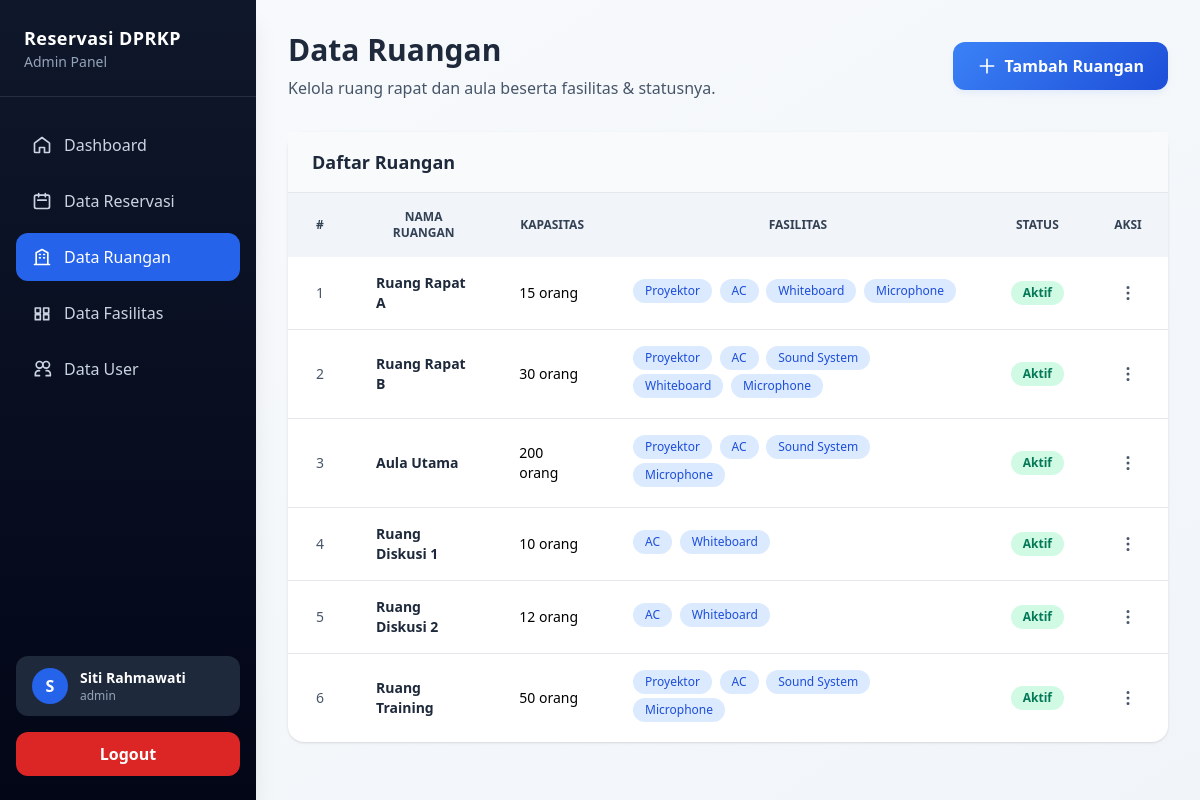
/admin/room/index.php (signed in), run on the app's committed database.
### tables this page shows
CREATE TABLE ruangan (
  id INT UNSIGNED AUTO_INCREMENT PRIMARY KEY,
  nama_ruangan VARCHAR(100) NOT NULL UNIQUE,
  kapasitas INT NOT NULL,
  status ENUM('Aktif','Nonaktif','Perawatan') DEFAULT 'Aktif',
  created_at TIMESTAMP DEFAULT CURRENT_TIMESTAMP
);

### admin/room/index.php (the view, shortened to what this page needs)
<?php
include '../../config/koneksi.php';
$query = mysqli_query($koneksi, "
  SELECT
    r.*,
    GROUP_CONCAT(f.nama SEPARATOR ', ') AS fasilitas
  FROM ruangan r
  LEFT JOIN ruangan_fasilitas rf ON r.id = rf.ruangan_id
  LEFT JOIN fasilitas f ON rf.fasilitas_id = f.id
  GROUP BY r.id
  ORDER BY r.created_at DESC
");
?>
<!DOCTYPE html>
<html lang="id">
<head>
  <script src="https://cdn.tailwindcss.com"></script>
</head>
<body class="bg-gradient-to-br from-slate-50 to-slate-100 min-h-screen">
  <?php include '../../includes/layouts/sidebar.php'; ?>
  <div class="main-content p-4 sm:p-6 lg:p-8">
    <div class="flex flex-col sm:flex-row sm:items-center sm:justify-between gap-4 mb-8">
      <div>
        <h1 class="text-3xl font-bold text-slate-800 mb-2">Data Ruangan</h1>
        <p class="text-slate-600">
          Kelola ruang rapat dan aula beserta fasilitas & statusnya.
        </p>
      </div>
      <a href="create.php"
        class="btn-primary inline-flex items-center gap-2 text-white px-6 py-3 rounded-xl font-semibold transition hover:scale-105">
        <svg class="w-5 h-5" fill="none" stroke="currentColor" viewBox="0 0 24 24">
          <path stroke-linecap="round" stroke-linejoin="round" stroke-width="2"
            d="M12 4v16m8-8H4" />
        </svg>
        Tambah Ruangan
      </a>
    </div>
    <div class="bg-white rounded-2xl shadow overflow-visible">
      <div class="px-6 py-4 bg-slate-50 border-b">
        <h2 class="text-lg font-semibold text-slate-800">Daftar Ruangan</h2>
      </div>
      <table class="min-w-full text-sm">
        <thead class="bg-slate-100 text-slate-700 uppercase text-xs">
          <tr>
            <th class="px-6 py-4 text-center w-16">#</th>
            <th class="px-6 py-4">Nama Ruangan</th>
            <th class="px-6 py-4">Kapasitas</th>
            <th class="px-6 py-4">Fasilitas</th>
            <th class="px-6 py-4">Status</th>
            <th class="px-6 py-4 text-center w-20">Aksi</th>
          </tr>
        </thead>
        <tbody class="divide-y">
          <?php if (mysqli_num_rows($query) > 0): ?>
            <?php $no = 1; ?>
            <?php while ($row = mysqli_fetch_assoc($query)): ?>
              <tr class="hover:bg-slate-50 transition">
                <td class="px-6 py-4 text-center font-medium text-slate-600">
                  <?= $no++; ?>
                </td>
                <td class="px-6 py-4 font-semibold text-slate-800">
                  <?= htmlspecialchars($row['nama_ruangan']); ?>
                </td>
                <td class="px-6 py-4">
                  <?= $row['kapasitas']; ?> orang
                </td>
                <td class="px-6 py-4">
                  <?php if ($row['fasilitas']): ?>
                    <?php foreach (explode(', ', $row['fasilitas']) as $f): ?>
                      <span
                        class="inline-flex items-center px-3 py-1 rounded-full text-xs font-medium bg-blue-100 text-blue-700 mr-1 mb-1">
                        <?= htmlspecialchars($f); ?>
                      </span>
                    <?php endforeach; ?>
                  <?php else: ?>
                    <span class="text-slate-400 italic">Tidak ada</span>
                  <?php endif; ?>
                </td>
                <td class="px-6 py-4">
                  <?php
                  $statusClass = match ($row['status']) {
                    'Aktif' => 'bg-emerald-100 text-emerald-700',
                    'Nonaktif' => 'bg-slate-200 text-slate-600',
                    'Perawatan' => 'bg-amber-100 text-amber-700',
                    default => 'bg-slate-100 text-slate-600'
                  };
                  ?>
                  <span class="inline-flex px-3 py-1 rounded-full text-xs font-semibold <?= $statusClass; ?>">
                    <?= $row['status']; ?>
                  </span>
                </td>
                <td class="px-6 py-4 text-center relative" x-data="{ open:false }">
                  <button @click="open=!open"
                    class="w-8 h-8 flex items-center justify-center rounded-lg hover:bg-slate-200">
                    <svg class="w-5 h-5 text-slate-600" fill="currentColor" viewBox="0 0 20 20">
                      <path
                        d="M10 3a1.5 1.5 0 110 3a1.5 1.5 0 010-3zm0 5.5a1.5 1.5 0 110 3a1.5 1.5 0 010-3zm0 5.5a1.5 1.5 0 110 3a1.5 1.5 0 010-3z" />
                    </svg>
                  </button>
                </td>
              </tr>
            <?php endwhile; ?>
          <?php endif; ?>
        </tbody>
      </table>
    </div>
  </div>
</body>
</html>

### admin/room/index.php (style rules this page uses)
.btn-primary { background: linear-gradient(135deg, #3b82f6, #1d4ed8); box-shadow: 0 4px 6px -1px rgba(59, 130, 246, 0.1); }

### includes/layouts/sidebar.php (style rules this page uses)
.main-content { margin-left: 16rem; }

### data on the page
ruangan: nama_ruangan "Ruang Rapat A", kapasitas "15", f "Proyektor", f "AC", f "Whiteboard", f "Microphone", status "Aktif"
ruangan: nama_ruangan "Ruang Rapat B", kapasitas "30", f "Proyektor", f "AC", f "Sound System", f "Whiteboard", f "Microphone", status "Aktif"
ruangan: nama_ruangan "Aula Utama", kapasitas "200", f "Proyektor", f "AC", f "Sound System", f "Microphone", status "Aktif"
ruangan: nama_ruangan "Ruang Diskusi 1", kapasitas "10", f "AC", f "Whiteboard", status "Aktif"
ruangan: nama_ruangan "Ruang Diskusi 2", kapasitas "12", f "AC", f "Whiteboard", status "Aktif"
ruangan: nama_ruangan "Ruang Training", kapasitas "50", f "Proyektor", f "AC", f "Sound System", f "Microphone", status "Aktif"

### other printed values
str_replace('_', ' ', $role) "Admin"
substr($nama, 0, 1) "S"
$nama "Siti Rahmawati"
$role "admin"
